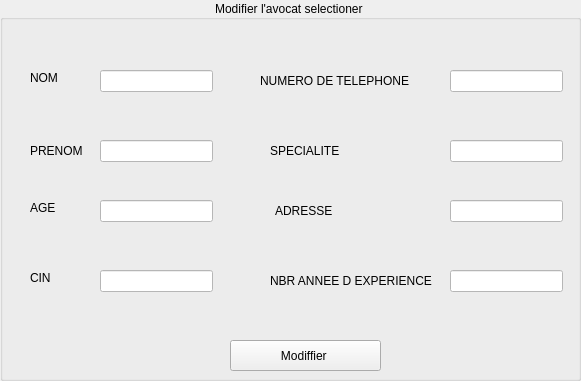
    <widget class="QGroupBox" name="groupBox_4">
     <property name="geometry">
      <rect>
       <x>300</x>
       <y>10</y>
       <width>581</width>
       <height>381</height>
      </rect>
     </property>
     <property name="styleSheet">
      <string notr="true">font: 10pt &quot;MS Shell Dlg 2&quot;;</string>
     </property>
     <property name="title">
      <string>Modifier l'avocat selectioner </string>
     </property>
     <property name="alignment">
      <set>Qt::AlignCenter</set>
     </property>
     <widget class="QLabel" name="label_28">
      <property name="geometry">
       <rect>
        <x>30</x>
        <y>70</y>
        <width>56</width>
        <height>16</height>
       </rect>
      </property>
      <property name="styleSheet">
       <string notr="true">font: 87 8pt &quot;Segoe UI Black&quot;;</string>
      </property>
      <property name="text">
       <string>NOM</string>
      </property>
     </widget>
     <widget class="QLabel" name="label_29">
      <property name="geometry">
       <rect>
        <x>30</x>
        <y>140</y>
        <width>71</width>
        <height>21</height>
       </rect>
      </property>
      <property name="styleSheet">
       <string notr="true">font: 87 8pt &quot;Segoe UI Black&quot;;</string>
      </property>
      <property name="text">
       <string>PRENOM</string>
      </property>
     </widget>
     <widget class="QLabel" name="label_30">
      <property name="geometry">
       <rect>
        <x>30</x>
        <y>200</y>
        <width>56</width>
        <height>16</height>
       </rect>
      </property>
      <property name="styleSheet">
       <string notr="true">font: 87 8pt &quot;Segoe UI Black&quot;;</string>
      </property>
      <property name="text">
       <string>AGE</string>
      </property>
     </widget>
     <widget class="QLabel" name="label_31">
      <property name="geometry">
       <rect>
        <x>30</x>
        <y>270</y>
        <width>56</width>
        <height>16</height>
       </rect>
      </property>
      <property name="styleSheet">
       <string notr="true">font: 87 8pt &quot;Segoe UI Black&quot;;</string>
      </property>
      <property name="text">
       <string>CIN</string>
      </property>
     </widget>
     <widget class="QLabel" name="label_32">
      <property name="geometry">
       <rect>
        <x>260</x>
        <y>70</y>
        <width>191</width>
        <height>21</height>
       </rect>
      </property>
      <property name="styleSheet">
       <string notr="true">font: 87 8pt &quot;Segoe UI Black&quot;;</string>
      </property>
      <property name="text">
       <string>NUMERO DE TELEPHONE</string>
      </property>
     </widget>
     <widget class="QLabel" name="label_34">
      <property name="geometry">
       <rect>
        <x>275</x>
        <y>200</y>
        <width>71</width>
        <height>21</height>
       </rect>
      </property>
      <property name="styleSheet">
       <string notr="true">font: 87 8pt &quot;Segoe UI Black&quot;;</string>
      </property>
      <property name="text">
       <string>ADRESSE</string>
      </property>
     </widget>
     <widget class="QLabel" name="label_35">
      <property name="geometry">
       <rect>
        <x>270</x>
        <y>270</y>
        <width>181</width>
        <height>21</height>
       </rect>
      </property>
      <property name="styleSheet">
       <string notr="true">font: 87 8pt &quot;Segoe UI Black&quot;;</string>
      </property>
      <property name="text">
       <string>NBR ANNEE D EXPERIENCE</string>
      </property>
     </widget>
     <widget class="QLabel" name="label_36">
      <property name="geometry">
       <rect>
        <x>270</x>
        <y>140</y>
        <width>111</width>
        <height>21</height>
       </rect>
      </property>
      <property name="styleSheet">
       <string notr="true">font: 87 8pt &quot;Segoe UI Black&quot;;</string>
      </property>
      <property name="text">
       <string>SPECIALITE</string>
      </property>
     </widget>
     <widget class="QLineEdit" name="lineEdit_nomaff">
      <property name="geometry">
       <rect>
        <x>100</x>
        <y>70</y>
        <width>113</width>
        <height>22</height>
       </rect>
      </property>
      <property name="styleSheet">
       <string notr="true">background-color: rgb(255, 255, 255);</string>
      </property>
     </widget>
     <widget class="QLineEdit" name="lineEdit_prenomaff">
      <property name="geometry">
       <rect>
        <x>100</x>
        <y>140</y>
        <width>113</width>
        <height>22</height>
       </rect>
      </property>
      <property name="styleSheet">
       <string notr="true">background-color: rgb(255, 255, 255);</string>
      </property>
     </widget>
     <widget class="QLineEdit" name="lineEdit_ageaff">
      <property name="geometry">
       <rect>
        <x>100</x>
        <y>200</y>
        <width>113</width>
        <height>22</height>
       </rect>
      </property>
      <property name="styleSheet">
       <string notr="true">background-color: rgb(255, 255, 255);</string>
      </property>
     </widget>
     <widget class="QLineEdit" name="lineEdit_cinaff">
      <property name="geometry">
       <rect>
        <x>100</x>
        <y>270</y>
        <width>113</width>
        <height>22</height>
       </rect>
      </property>
      <property name="styleSheet">
       <string notr="true">background-color: rgb(255, 255, 255);</string>
      </property>
     </widget>
     <widget class="QLineEdit" name="lineEdit_numeroteleaff">
      <property name="geometry">
       <rect>
        <x>450</x>
        <y>70</y>
        <width>113</width>
        <height>22</height>
       </rect>
      </property>
      <property name="styleSheet">
       <string notr="true">background-color: rgb(255, 255, 255);</string>
      </property>
     </widget>
     <widget class="QLineEdit" name="lineEdit_specialiteaff">
      <property name="geometry">
       <rect>
        <x>450</x>
        <y>140</y>
        <width>113</width>
        <height>22</height>
       </rect>
      </property>
      <property name="styleSheet">
       <string notr="true">background-color: rgb(255, 255, 255);</string>
      </property>
     </widget>
     <widget class="QLineEdit" name="lineEdit_adraff">
      <property name="geometry">
       <rect>
        <x>450</x>
        <y>200</y>
        <width>113</width>
        <height>22</height>
       </rect>
      </property>
      <property name="styleSheet">
       <string notr="true">background-color: rgb(255, 255, 255);</string>
      </property>
     </widget>
     <widget class="QLineEdit" name="lineEdit_anneeexaff">
      <property name="geometry">
       <rect>
        <x>450</x>
        <y>270</y>
        <width>113</width>
        <height>22</height>
       </rect>
      </property>
      <property name="styleSheet">
       <string notr="true">background-color: rgb(255, 255, 255);</string>
      </property>
     </widget>
     <widget class="QPushButton" name="pushButton_modifier">
      <property name="geometry">
       <rect>
        <x>230</x>
        <y>340</y>
        <width>151</width>
        <height>31</height>
       </rect>
      </property>
      <property name="text">
       <string>Modiffier </string>
      </property>
     </widget>
    </widget>
